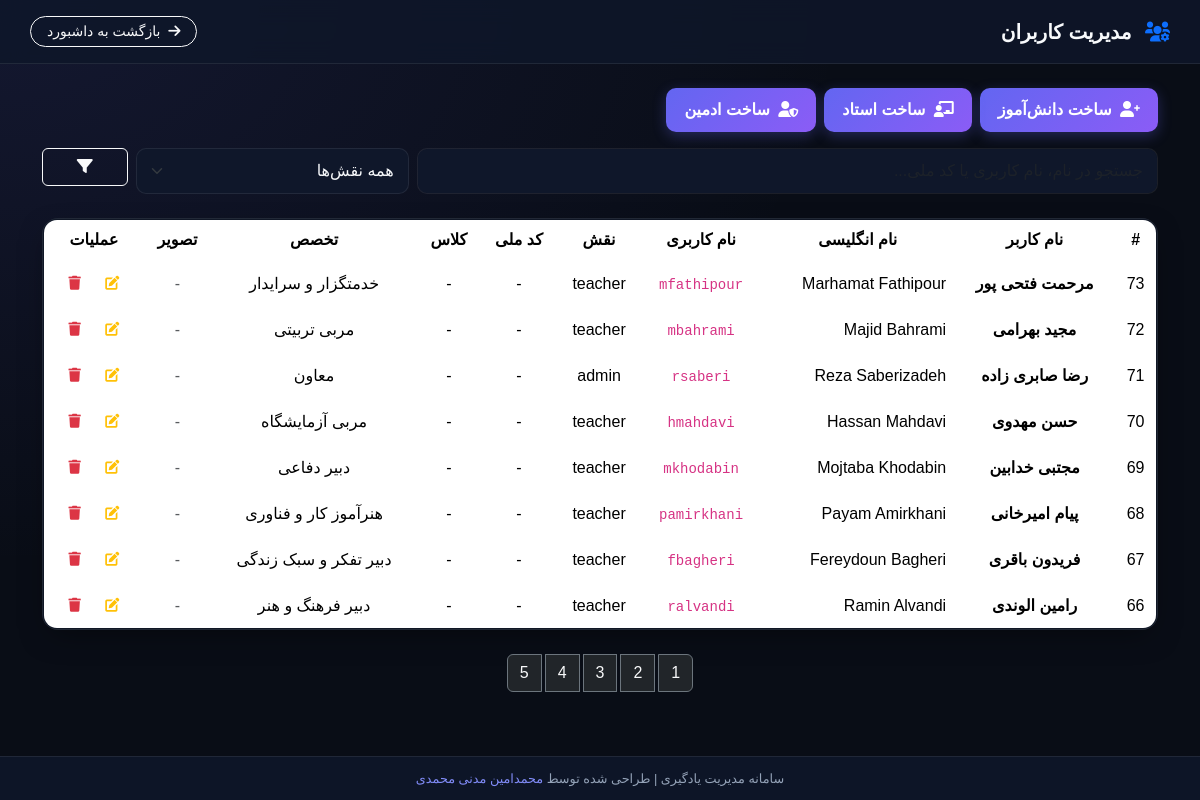
Page /dashboard/manage_users/index.php (signed in) on the committed database.
### tables this page shows
CREATE TABLE `teachers` (
  `id` int(11) NOT NULL AUTO_INCREMENT,
  `user_id` int(11) NOT NULL,
  `specialty` varchar(100) DEFAULT NULL,
  `specialty_en` varchar(255) DEFAULT NULL,
  `bio` text DEFAULT NULL,
  `bio_en` text DEFAULT NULL,
  `profile_image` varchar(255) DEFAULT NULL,
  PRIMARY KEY (`id`),
  KEY `user_id` (`user_id`),
  CONSTRAINT `teachers_ibfk_1` FOREIGN KEY (`user_id`) REFERENCES `users` (`id`) ON DELETE CASCADE
);

CREATE TABLE `users` (
  `id` int(11) NOT NULL AUTO_INCREMENT,
  `name` varchar(100) NOT NULL,
  `name_en` varchar(255) DEFAULT NULL,
  `username` varchar(100) NOT NULL,
  `password` varchar(255) NOT NULL,
  `role` enum('student','teacher','admin') NOT NULL,
  `national_id` varchar(10) DEFAULT NULL,
  `class_id` int(11) DEFAULT NULL,
  `phone` varchar(11) DEFAULT NULL,
  `created_at` datetime DEFAULT current_timestamp(),
  `last_active` datetime DEFAULT NULL ON UPDATE current_timestamp(),
  `extension_token` varchar(250) DEFAULT NULL,
  PRIMARY KEY (`id`),
  UNIQUE KEY `username` (`username`),
  KEY `class_id` (`class_id`),
  CONSTRAINT `users_ibfk_1` FOREIGN KEY (`class_id`) REFERENCES `classes` (`id`) ON DELETE SET NULL
);

### dashboard/manage_users/index.php (the view, shortened to what this page needs)
<?php
require_once '../../db.php';
$stmt = $pdo->prepare("SELECT id, name FROM classes ORDER BY name ASC");
$stmt->execute();
$classes = $stmt->fetchAll(PDO::FETCH_ASSOC);
$class_map = array_column($classes, 'name', 'id');
$search = trim($_GET['search'] ?? '');
$role_filter = trim($_GET['role'] ?? '');
$page = max(1, (int)($_GET['page'] ?? 1));
$limit = 8;
$offset = ($page - 1) * $limit;
$where = [];
$params = [];
$where_sql = count($where) > 0 ? "WHERE " . implode(' AND ', $where) : "";
$count_sql = "SELECT COUNT(*) FROM users u $where_sql";
$stmt = $pdo->prepare($count_sql);
$stmt->execute($params);
$total_users = $stmt->fetchColumn();
$sql = "
    SELECT u.id, u.name, u.name_en, u.username, u.national_id, u.class_id, u.role,
           t.bio, t.bio_en, t.specialty, t.specialty_en, t.profile_image
    FROM users u
    LEFT JOIN teachers t ON u.id = t.user_id
    $where_sql
    ORDER BY u.id DESC
    LIMIT $limit OFFSET $offset
";
$stmt = $pdo->prepare($sql);
$stmt->execute($params);
$users = $stmt->fetchAll(PDO::FETCH_ASSOC);
$total_pages = ceil($total_users / $limit);
?>
<!DOCTYPE html>
<html lang="fa" dir="rtl">
<head>
    <link href="../../css/bootstrap.rtl.min.css" rel="stylesheet">
    <link href="https://cdn.jsdelivr.net/gh/rastikerdar/vazirmatn@v33.003/Vazirmatn-font-face.css" rel="stylesheet">
    <link href="../../css/all.min.css" rel="stylesheet">
    <link rel="stylesheet" href="../../css/fontawesome.min.css">
</head>
<body>
    <div class="topbar">
        <span class="fw-bold fs-5"><i class="fas fa-users-cog text-primary me-2"></i> مدیریت کاربران</span>
        <a href="../index.php" class="btn btn-sm btn-outline-light rounded-pill px-3"><i class="fas fa-arrow-right me-1"></i> بازگشت به داشبورد</a>
    </div>
    <div class="container mt-4">
        <div class="d-flex flex-wrap gap-2 mb-3">
            <button class="btn btn-gradient-primary" data-bs-toggle="modal" data-bs-target="#createStudentModal"><i class="fas fa-user-plus me-1"></i> ساخت دانش‌آموز</button>
            <button class="btn btn-gradient-primary" data-bs-toggle="modal" data-bs-target="#createTeacherModal"><i class="fas fa-chalkboard-teacher me-1"></i> ساخت استاد</button>
            <button class="btn btn-gradient-primary" data-bs-toggle="modal" data-bs-target="#createAdminModal"><i class="fas fa-user-shield me-1"></i> ساخت ادمین</button>
        </div>
        <form method="GET" class="row g-2 mb-4">
            <div class="col-md-8">
                <input type="text" name="search" class="form-control" placeholder="جستجو در نام، نام کاربری یا کد ملی..." value="<?php echo htmlspecialchars($search); ?>">
            </div>
            <div class="col-md-3">
                <select name="role" class="form-select">
                    <option value="">همه نقش‌ها</option>
                </select>
            </div>
            <div class="col-md-1">
                <button type="submit" class="btn btn-outline-light w-100"><i class="fas fa-filter"></i></button>
            </div>
        </form>
        <div class="card-custom p-0 mb-4">
            <div class="table-responsive">
                <table class="table text-center align-middle m-0">
                    <thead>
                        <tr>
                            <th>#</th>
                            <th>نام کاربر</th>
                            <th>نام انگلیسی</th>
                            <th>نام کاربری</th>
                            <th>نقش</th>
                            <th>کد ملی</th>
                            <th>کلاس</th>
                            <th>تخصص</th>
                            <th>تصویر</th>
                            <th>عملیات</th>
                        </tr>
                    </thead>
                    <tbody>
                        <?php if (empty($users)): ?>
                            <tr><td colspan="10" class="py-4 text-muted">هیچ کاربری یافت نشد.</td></tr>
                        <?php else: ?>
                            <?php foreach ($users as $user): ?>
                                <tr>
                                    <td><?php echo htmlspecialchars($user['id']); ?></td>
                                    <td><strong><?php echo htmlspecialchars($user['name']); ?></strong></td>
                                    <td dir="ltr" class="text-start"><?php echo htmlspecialchars($user['name_en'] ?: '-'); ?></td>
                                    <td><code><?php echo htmlspecialchars($user['username']); ?></code></td>
                                    <td>
                                        <?php
                                        $badges = [
                                            'student' => '<span class="badge bg-info bg-opacity-20  px-2 py-1">دانش‌آموز</span>',
                                            'teacher' => '<span class="badge bg-warning bg-opacity-20  px-2 py-1">استاد</span>',
                                            'admin' => '<span class="badge bg-danger bg-opacity-20  px-2 py-1">ادمین</span>'
                                        ];
                                        echo $badges[$user['role']] ?? $user['role'];
                                        ?>
                                    </td>
                                    <td><?php echo htmlspecialchars($user['national_id'] ?: '-'); ?></td>
                                    <td>
                                        <?php
                                        echo $user['class_id'] && isset($class_map[$user['class_id']])
                                            ? htmlspecialchars($class_map[$user['class_id']])
                                            : '-';
                                        ?>
                                    </td>
                                    <td><?php echo htmlspecialchars($user['specialty'] ?: '-'); ?></td>
                                    <td>
                                        <?php if (in_array($user['role'], ['teacher', 'admin']) && $user['profile_image']): ?>
                                            <img src="../../<?php echo htmlspecialchars($user['profile_image']); ?>" alt="Profile" class="rounded-circle" style="width: 36px; height: 36px; object-fit: cover;">
                                        <?php else: ?>
                                            <span class="text-muted">-</span>
                                        <?php endif; ?>
                                    </td>
                                    <td>
                                        <button class="btn btn-sm btn-outline-warning edit-user border-0 me-1"
                                            data-bs-toggle="modal"
                                            data-bs-target="#editUserModal"
                                            data-user-id="<?php echo $user['id']; ?>"
                                            data-name="<?php echo htmlspecialchars($user['name']); ?>"
                                            data-name-en="<?php echo htmlspecialchars($user['name_en'] ?: ''); ?>"
                                            data-username="<?php echo htmlspecialchars($user['username']); ?>"
                                            data-national-id="<?php echo htmlspecialchars($user['national_id'] ?: ''); ?>"
                                            data-class-id="<?php echo htmlspecialchars($user['class_id'] ?: ''); ?>"
                                            data-role="<?php echo htmlspecialchars($user['role']); ?>"
                                            data-bio="<?php echo htmlspecialchars($user['bio'] ?: ''); ?>"
                                            data-bio-en="<?php echo htmlspecialchars($user['bio_en'] ?: ''); ?>"
                                            data-specialty="<?php echo htmlspecialchars($user['specialty'] ?: ''); ?>"
                                            data-specialty-en="<?php echo htmlspecialchars($user['specialty_en'] ?: ''); ?>">
                                            <i class="fas fa-edit"></i>
                                        </button>
                                        <form method="POST" class="d-inline" onsubmit="return confirm('آیا از حذف این کاربر اطمینان دارید؟');">
                                            <button type="submit" class="btn btn-sm btn-outline-danger border-0"><i class="fas fa-trash"></i></button>
                                        </form>
                                    </td>
                                </tr>
                            <?php endforeach; ?>
                        <?php endif; ?>
                    </tbody>
                </table>
            </div>
        </div>
        <?php if ($total_pages > 1): ?>
            <nav class="d-flex justify-content-center">
                <ul class="pagination gap-1">
                    <?php for ($i = 1; $i <= $total_pages; $i++): ?>
                        <li class="page-item <?php echo $i === $page ? 'active' : ''; ?>">
                            <a class="page-link bg-dark text-light border-secondary" href="?page=<?php echo $i; ?>&search=<?php echo urlencode($search); ?>&role=<?php echo urlencode($role_filter); ?>"><?php echo $i; ?></a>
                        </li>
                    <?php endfor; ?>
                </ul>
            </nav>
        <?php endif; ?>
    </div>
    <footer>
        سامانه مدیریت یادگیری | طراحی شده توسط <a href="https://aminmadani.ir" target="_blank">محمدامین مدنی محمدی</a>
    </footer>
</body>
</html>

### dashboard/manage_users/index.php (style rules this page uses)
:root { --bg-dark: #090d16; --bg-card: rgba(17, 24, 39, 0.8); --border-color: rgba(255, 255, 255, 0.08); --primary-accent: #6366f1; --text-main: #f8fafc; --text-muted: #94a3b8; }
* { font-family: 'Vazirmatn', sans-serif; box-sizing: border-box; }
body { background-color: var(--bg-dark); background-image: radial-gradient(at 0% 0%, rgba(99, 102, 241, 0.12) 0px, transparent 50%); color: var(--text-main); min-height: 100vh; padding-bottom: 80px; margin: 0; }
.topbar { background: rgba(15, 23, 42, 0.85); backdrop-filter: blur(12px); border-bottom: 1px solid var(--border-color); padding: 16px 30px; display: flex; justify-content: space-between; align-items: center; }
.card-custom { background: var(--bg-card); border: 1px solid var(--border-color); border-radius: 16px; backdrop-filter: blur(12px); padding: 24px; box-shadow: 0 10px 30px -10px rgba(0, 0, 0, 0.5); }
.btn-gradient-primary { background: linear-gradient(135deg, #6366f1, #8b5cf6) !important; border: none !important; color: white !important; border-radius: 10px !important; padding: 10px 18px !important; font-weight: 600 !important; box-shadow: 0 4px 14px rgba(99, 102, 241, 0.3) !important; }
.form-control, .form-select { background-color: #0f172a !important; border: 1px solid var(--border-color) !important; color: #f8fafc !important; border-radius: 10px !important; padding: 10px 14px; }
table { background: var(--bg-card); border-radius: 14px; overflow: hidden; border: 1px solid var(--border-color); color: var(--text-main) !important; }
table thead { background: #0f172a; }
table th { color: var(--text-muted); font-weight: 600; padding: 14px; border-bottom: 1px solid var(--border-color); }
table td { padding: 12px 14px; border-bottom: 1px solid var(--border-color); vertical-align: middle; }
footer { position: fixed; bottom: 0; left: 0; right: 0; text-align: center; padding: 12px; background: rgba(15, 23, 42, 0.9); backdrop-filter: blur(10px); color: var(--text-muted); font-size: 0.8rem; border-top: 1px solid var(--border-color); z-index: 99; }
footer a { color: #818cf8; text-decoration: none; }

### rows in the picture
teachers: user "73", user.name "مرحمت فتحی پور", user.name_en "Marhamat Fathipour", user.username "mfathipour", user.role "teacher", user.national_id "-", specialty "خدمتگزار و سرایدار"
teachers: user "72", user.name "مجید بهرامی", user.name_en "Majid Bahrami", user.username "mbahrami", user.role "teacher", user.national_id "-", specialty "مربی تربیتی"
teachers: user "71", user.name "رضا صابری زاده", user.name_en "Reza Saberizadeh", user.username "rsaberi", user.role "admin", user.national_id "-", specialty "معاون"
teachers: user "70", user.name "حسن مهدوی", user.name_en "Hassan Mahdavi", user.username "hmahdavi", user.role "teacher", user.national_id "-", specialty "مربی آزمایشگاه"
teachers: user "69", user.name "مجتبی خدابین", user.name_en "Mojtaba Khodabin", user.username "mkhodabin", user.role "teacher", user.national_id "-", specialty "دبیر دفاعی"
teachers: user "68", user.name "پیام امیرخانی", user.name_en "Payam Amirkhani", user.username "pamirkhani", user.role "teacher", user.national_id "-", specialty "هنرآموز کار و فناوری"
teachers: user "67", user.name "فریدون باقری", user.name_en "Fereydoun Bagheri", user.username "fbagheri", user.role "teacher", user.national_id "-", specialty "دبیر تفکر و سبک زندگی"
teachers: user "66", user.name "رامین الوندی", user.name_en "Ramin Alvandi", user.username "ralvandi", user.role "teacher", user.national_id "-", specialty "دبیر فرهنگ و هنر"
